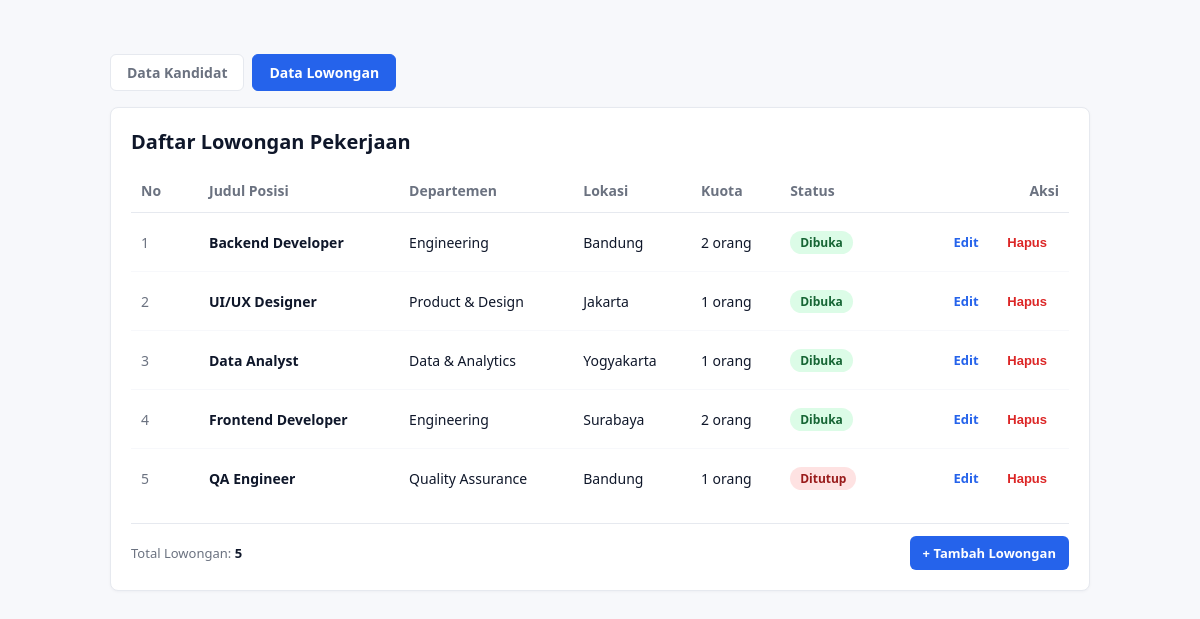
Screenshot of /project/index.php?modul=lowongan with the database file from the repository.
### tables this page shows
CREATE TABLE IF NOT EXISTS `lowongan` (
  `id` int(11) NOT NULL AUTO_INCREMENT,
  `judulPosisi` varchar(100) NOT NULL,
  `departemen` varchar(100) NOT NULL,
  `lokasi` varchar(100) NOT NULL,
  `kuota` int(11) NOT NULL DEFAULT 1,
  `status` varchar(50) NOT NULL DEFAULT 'Dibuka',
  PRIMARY KEY (`id`)
);

### project/models/DB.php (called while the page is built, shortened)
<?php
class DB
{
    private string $host = 'localhost';
    private string $dbname = 'mvp_db';
    private string $username = 'root';
    private string $password = '';
    protected ?PDO $conn = null;
    private ?PDOStatement $result = null;
    public function open(): void
    {
        if ($this->conn === null) {
            $dsn = "mysql:host={$this->host};dbname={$this->dbname};charset=utf8mb4";
            $options = [
                PDO::ATTR_ERRMODE            => PDO::ERRMODE_EXCEPTION,
                PDO::ATTR_DEFAULT_FETCH_MODE => PDO::FETCH_ASSOC,
                PDO::ATTR_EMULATE_PREPARES   => false,
            ];
            $this->conn = new PDO($dsn, $this->username, $this->password, $options);
        }
    }
    public function executeQuery(string $query, array $params = []): void
    {
        $stmt = $this->conn->prepare($query);
        $stmt->execute($params);
        $this->result = $stmt;
    }
    public function getAllResult(): array
    {
        return $this->result->fetchAll(PDO::FETCH_ASSOC);
    }
}

### project/models/TabelLowongan.php (called while the page is built, shortened)
<?php
require_once __DIR__ . '/DB.php';
require_once __DIR__ . '/Lowongan.php';
class TabelLowongan extends DB implements KontrakModelLowongan
{
    private function mapRowToLowongan(array $row): Lowongan
    {
        return new Lowongan(
            (int) $row['id'],
            (string) $row['judulPosisi'],
            (string) $row['departemen'],
            (string) $row['lokasi'],
            (int) $row['kuota'],
            (string) $row['status']
        );
    }
    public function getAllLowongan(): array
    {
        $query = "SELECT * FROM lowongan ORDER BY status ASC, id ASC";
        $this->executeQuery($query);
        $rows = $this->getAllResult();
        $list = [];
        foreach ($rows as $row) {
            $list[] = $this->mapRowToLowongan($row);
        }
        return $list;
    }
}

### project/models/Lowongan.php (called while the page is built, shortened)
<?php
class Lowongan
{
    private int $id;
    private string $judulPosisi;
    private string $departemen;
    private string $lokasi;
    private int $kuota;
    private string $status;
    public function __construct(
        int $id = 0,
        string $judulPosisi = '',
        string $departemen = '',
        string $lokasi = '',
        int $kuota = 1,
        string $status = 'Dibuka'
    ) {
        $this->id = $id;
        $this->judulPosisi = $judulPosisi;
        $this->departemen = $departemen;
        $this->lokasi = $lokasi;
        $this->kuota = $kuota;
        $this->status = $status;
    }
    public function getId(): int
    {
        return $this->id;
    }
    public function getJudulPosisi(): string
    {
        return $this->judulPosisi;
    }
    public function getDepartemen(): string
    {
        return $this->departemen;
    }
    public function getLokasi(): string
    {
        return $this->lokasi;
    }
    public function getKuota(): int
    {
        return $this->kuota;
    }
    public function getStatus(): string
    {
        return $this->status;
    }
}

### project/views/ViewLowongan.php (called while the page is built, shortened)
<?php
class ViewLowongan implements KontrakViewLowongan
{
    public function renderDaftar(string $rowsHtml, int $totalData): string
    {
        $template = file_get_contents(__DIR__ . '/../template/skin_lowongan.html');
        return strtr($template, [
            '{{TABLE_ROWS}}' => $rowsHtml,
            '{{TOTAL_DATA}}' => (string) $totalData,
        ]);
    }
}

### project/presenters/PresenterLowongan.php (the view, shortened to what this page needs)
<?php
class PresenterLowongan implements KontrakPresenterLowongan
{
    private KontrakModelLowongan $model;
    private KontrakViewLowongan $view;
    public function __construct(KontrakModelLowongan $model, KontrakViewLowongan $view)
    {
        $this->model = $model;
        $this->view = $view;
    }
    private function buildRowHtml(int $no, Lowongan $lowongan): string
    {
        $id = $lowongan->getId();
        $judulPosisi = htmlspecialchars($lowongan->getJudulPosisi(), ENT_QUOTES, 'UTF-8');
        $departemen = htmlspecialchars($lowongan->getDepartemen(), ENT_QUOTES, 'UTF-8');
        $lokasi = htmlspecialchars($lowongan->getLokasi(), ENT_QUOTES, 'UTF-8');
        $kuota = $lowongan->getKuota();
        $statusRaw = $lowongan->getStatus();
        $status = htmlspecialchars($statusRaw, ENT_QUOTES, 'UTF-8');
        $badgeClass = $statusRaw === 'Dibuka' ? 'badge-open' : 'badge-closed';
        return <<<HTML
        <tr>
            <td class="col-id">{$no}</td>
            <td><strong>{$judulPosisi}</strong></td>
            <td>{$departemen}</td>
            <td>{$lokasi}</td>
            <td>{$kuota} orang</td>
            <td><span class="badge {$badgeClass}">{$status}</span></td>
            <td class="col-actions">
                <a href="index.php?modul=lowongan&screen=edit&id={$id}" class="btn btn-edit">Edit</a>
                <form method="post" action="index.php?modul=lowongan" style="display:inline;" onsubmit="return confirm('Yakin ingin menghapus lowongan ini?');">
                    <input type="hidden" name="modul" value="lowongan">
                    <input type="hidden" name="action" value="hapus">
                    <input type="hidden" name="id" value="{$id}">
                    <button type="submit" class="btn btn-delete">Hapus</button>
                </form>
            </td>
        </tr>
        HTML;
    }
    public function tampilkanLowongan(): string
    {
        $listLowongan = $this->model->getAllLowongan();
        $totalLowongan = count($listLowongan);
        $rowsHtml = '';
        if (empty($listLowongan)) {
            $rowsHtml = '<tr><td colspan="7" style="text-align:center;color:#6b7280;padding:24px;">Belum ada data lowongan.</td></tr>';
        } else {
            $no = 1;
            foreach ($listLowongan as $lowongan) {
                $rowsHtml .= $this->buildRowHtml($no, $lowongan);
                $no++;
            }
        }
        return $this->view->renderDaftar($rowsHtml, $totalLowongan);
    }
}

### project/index.php (shortened to what this page needs)
<?php
require_once __DIR__ . '/models/TabelLowongan.php';
require_once __DIR__ . '/views/ViewLowongan.php';
require_once __DIR__ . '/presenters/PresenterLowongan.php';
$modul = $_POST['modul'] ?? $_GET['modul'] ?? 'kandidat';
if ($modul === 'lowongan') {
    $model = new TabelLowongan();
    $view = new ViewLowongan();
    $presenter = new PresenterLowongan($model, $view);
    $screen = $_GET['screen'] ?? 'list';
    if ($screen === 'add') {
        echo $presenter->tampilkanFormLowongan();
    } elseif ($screen === 'edit') {
        $id = (int) ($_GET['id'] ?? 0);
        echo $presenter->tampilkanFormLowongan($id);
    } else {
        echo $presenter->tampilkanLowongan();
    }
}

### rows the page displays
lowongan: id "Data Kandidat Data Lowongan Daftar Lowongan Pekerjaan No Judul Posisi Departemen Lokasi Kuota Status Aksi Total Lowongan: 5 + Tambah Lowongan", judulPosisi "QA Engineer", departemen "Quality Assurance", lokasi "Bandung", kuota "1", status "Ditutup"
lowongan: judulPosisi "Backend Developer", departemen "Engineering", lokasi "Bandung", kuota "2", status "Dibuka"
lowongan: judulPosisi "UI/UX Designer", departemen "Product & Design", lokasi "Jakarta", kuota "1", status "Dibuka"
lowongan: judulPosisi "Data Analyst", departemen "Data & Analytics", lokasi "Yogyakarta", kuota "1", status "Dibuka"
lowongan: judulPosisi "Frontend Developer", departemen "Engineering", lokasi "Surabaya", kuota "2", status "Dibuka"

### other values shown
$no "1 2 3 4 5"
